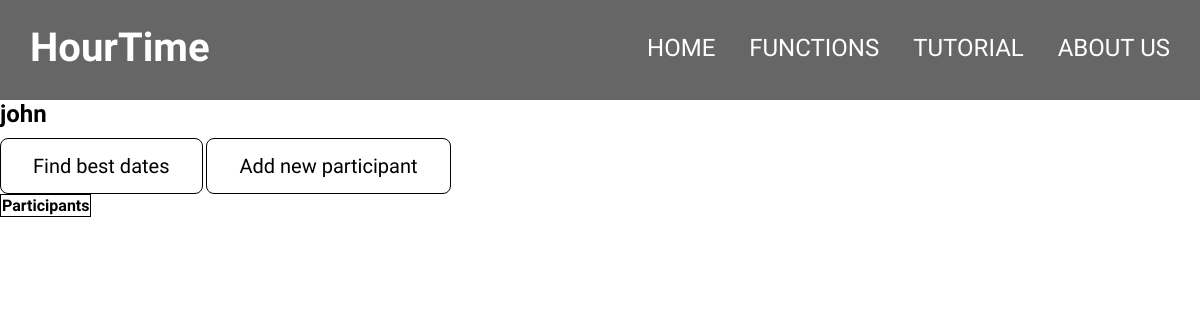
Page /find_event?event_id=1 on the earlier database version.
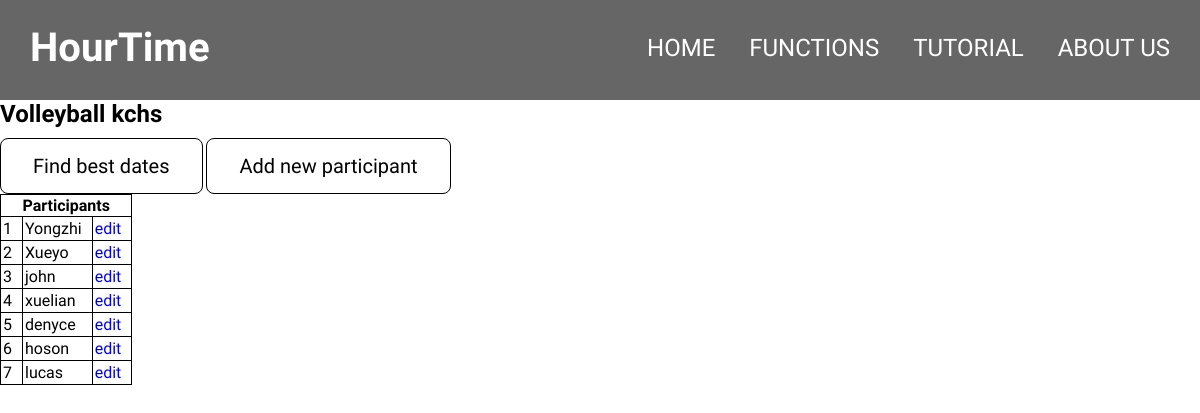
Same page on the later database version.
### main.py (models this page shows, shortened)
class Event(db.Model):
    id = db.Column(db.Integer, primary_key=True)
    title = db.Column(db.String(100))
    dates = db.relationship("Date", cascade="all, delete-orphan", backref="event")
    people = db.relationship("Person", cascade="all, delete-orphan", backref="event")

class Person(db.Model):
    id = db.Column(db.Integer, primary_key=True)
    name = db.Column(db.String(50))
    event_id = db.Column(db.Integer, db.ForeignKey("event.id"))
    busy_dates = db.relationship("Busy_date", cascade="all, delete-orphan", backref="person")

### main.py (the view)
@app.route("/find_event")
def find_event():
    if request.args.get("event_id") != None:
        event_id = request.args.get("event_id")
        event = Event.query.filter_by(id=event_id).first()
        return render_template("event_page.html", event=event, n_people=len(event.people))
    else:
        return render_template("find_event.html")

### templates/event_page.html (shortened to what this page needs)
{% extends "base.html" %}
{% block navright %}
<li><a href="/">Home</a></li>
<li><a href="/functions" class="active">Functions</a></li>
<li><a href="/tutorial">Tutorial</a></li>
<li><a href="/about">About Us</a></li>
{% endblock %}
{% block content %}
<h2>{{event.title}}</h2>
<a href="/find_best_dates?id={{event.id}}" class="button">Find best dates</a>
<a href="/add_new_participant?event_id={{event.id}}" class="button">Add new participant</a>
<table border="1">
    <th colspan="3">Participants</th>
    {% for i in range(0, n_people) %}
    <tr>
        <td>
            {{i+1}}
        </td>
        <td>
            {{event.people[i].name}}
        </td>
        <td>
            <a href="/edit_participant?person_id={{event.people[i].id}}">edit</a>
        </td>
    </tr>
    {% endfor %}
</table>
{% endblock %}

### templates/base.html (shortened to what this page needs)
<!DOCTYPE html>
<html lang="en">
<head>
    <link rel="stylesheet" href="{{ url_for('static', filename='css/main.css') }}">
</head>
<body>
  <div class="nav">
    <div id="navleft">
        <a href="/" id="logo"><p>HourTime</p></a>
    </div>
    <div id="navright">
        <ul>
            {% block navright %}
            {% endblock %}
        </ul>
    </div>
  </div>
  <div id="blank"></div>
    {% block content %}
    {% endblock %}
</body>
</html>

### static/css/main.css (style rules this page uses)
#blank { height:100px; }
body { background-color:white; }
* { margin:0px; list-style: none; font-family: 'Raleway', sans-serif; }
a { text-decoration: none; }
.button { background-color: #FFFFFF; border: 1.5px solid rgb(0,0,0); border-radius: .5rem; box-sizing: border-box; color: black; padding: 15px 32px; text-align: center; text-decoration: none; display: inline-block; font-size: 20px; margin-top: 10px; }
table, th, td { border: 0.5px solid; border-collapse: collapse; }
td { padding-left: 2px; padding-right: 10px; padding-top: 2px; padding-bottom: 2px; }
.nav { background-color:rgba(0,0,0,0.6); margin-top:0px; height:100px; width:100%; position: fixed; z-index: 3; -webkit-animation: fadein 1s; -moz-animation: fadein 1s; -ms-animation: fadein 1s; -o-animation: fadein 1s; animation: fadein 1s; }
#navleft { float:left; line-height: 95px; padding-left: 30px; padding-top:0px; padding-bottom: 0px; margin: 0px; }
#navleft #logo { color:white; font-size: 40px; font-weight: bold; }
#navright { float:right; line-height: 97px; }
#navright li { display:inline; }
#navright a { color:white; font-size:1.5em; margin-right:30px; text-transform: uppercase; text-decoration: none; transition: color 0.1s; }

Differences in the rows shown:
changed Event: title "john" → "Volleyball kchs"
added Person: name "Yongzhi"
added Person: name "Xueyo"
added Person: name "john"
added Person: name "xuelian"
added Person: name "denyce"
added Person: name "hoson"
added Person: name "lucas"
Other differences:
new list line: "1 edit"
new list line: "2 edit"
new list line: "3 edit"
new list line: "4 edit"
new list line: "5 edit"
new list line: "6 edit"
new list line: "7 edit"
